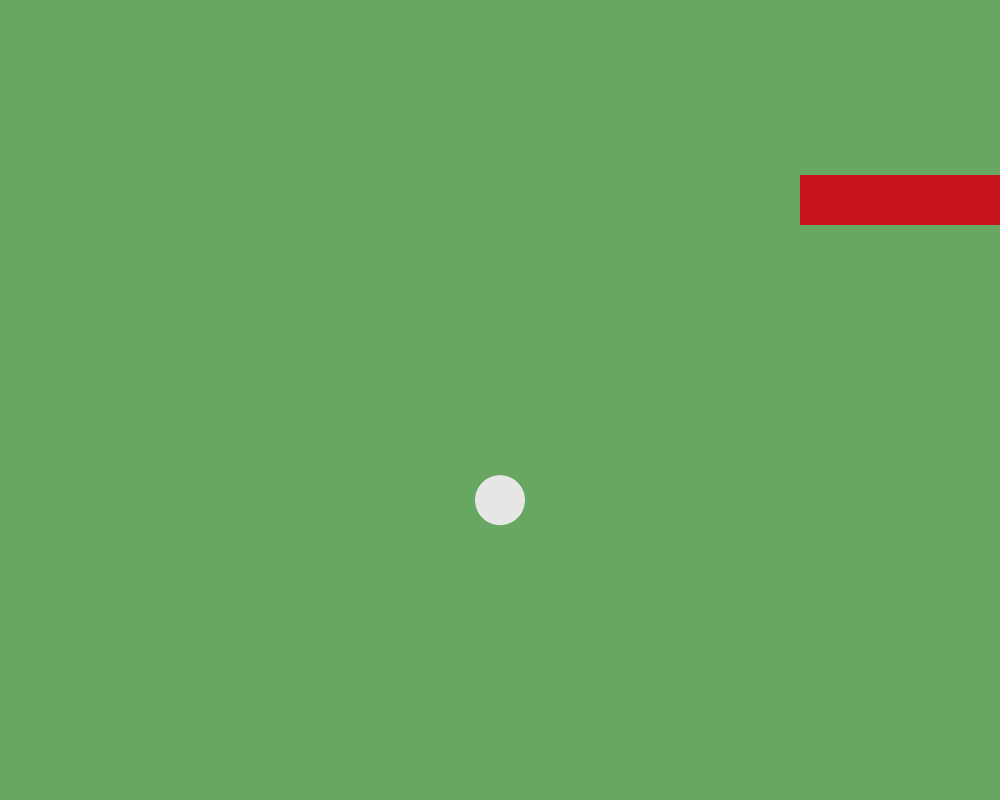
Frame 1 (no input)
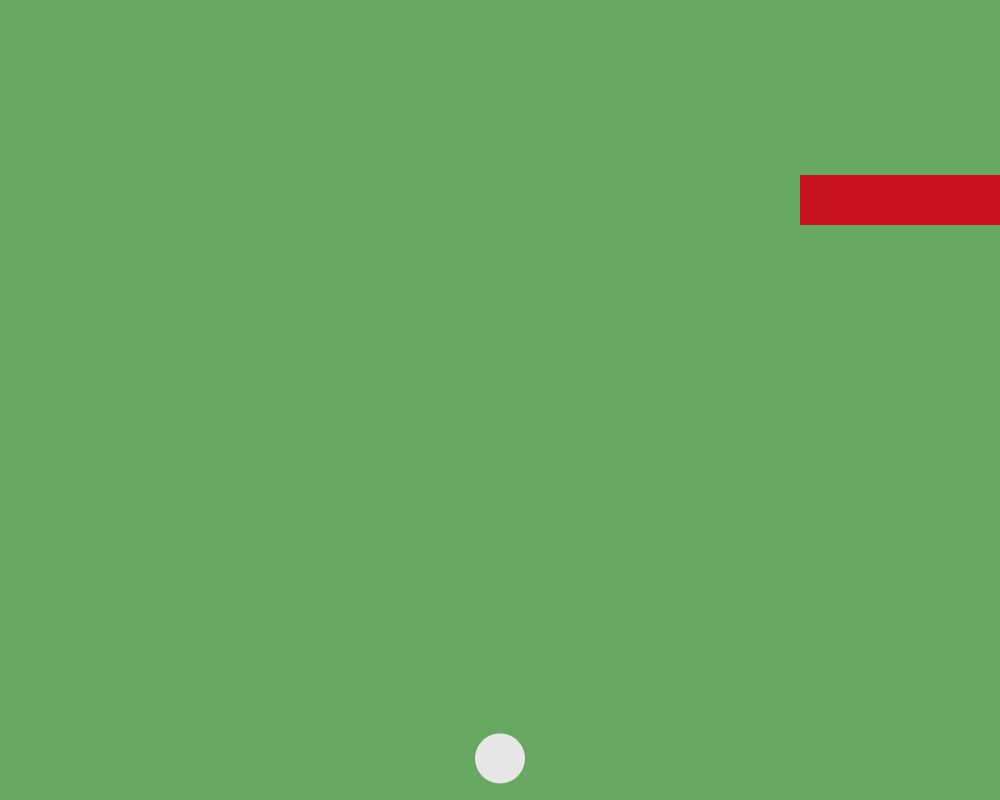
Frame 60 (the mouse pressed at the canvas centre just before this capture)
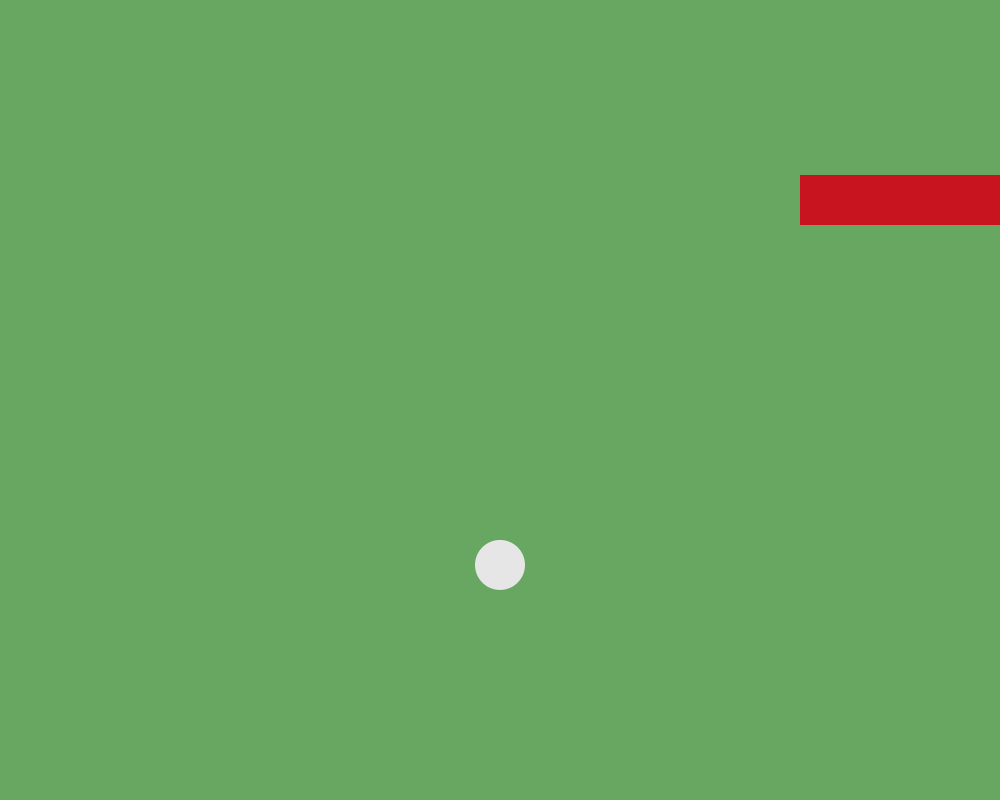
Frame 120 (the mouse held since frame 60 and released just before this capture)

The Processing sketch that drew these frames (run headless with seeded random() and noise(); from frame 60 on, the mouse is pressed at the canvas centre):

// Processing sketch: Throw_the_Ball
// ── Throw_the_Ball.pde

float g = 9.82/frameRate;
float d = 0.008;
color backgroundColor = #67A762;

ThrowBall ball;
Goal goal;

boolean mDragged;

PVector mStart;
PVector mEnd;
float throwForce;

void setup() {
  //fullScreen();
  size(1000,800);
  background(backgroundColor);
  
  mStart = new PVector(0,0);
  mEnd = new PVector(0,0);
  

  ball = new ThrowBall(500, 500, 50, 10);
  goal = new Goal(width - 100,200,200,50);
}

void draw() {
  background(backgroundColor);
  ball.addForce(new PVector(0, ball.mass*g));
  ball.addForce(new PVector(throwForce,0));
  ball.update();
  

  goal.display();


  
}

void mousePressed(){
  mStart.set(mouseX,mouseY);
}
void mouseReleased(){
  mEnd.set(mouseX,mouseY);
  
  println(mStart,mEnd);

  float dragDis = PVector.dist(mStart,mEnd);
  println(dragDis);

throwForce = dragDis/500;
  

}

// ── Goal.pde
class Goal {

  PVector pos;
  float xSize;
  float ySize;

  Goal(float xpos, float ypos, float _xSize, float _ySize) {
    pos = new PVector(xpos, ypos);

    xSize = _xSize;
    ySize = _ySize;
  }

  void display() {
    pushMatrix();
    translate(pos.x, pos.y);
    rectMode(CENTER);
    fill(200, 20, 30);
    rect(0, 0, xSize, ySize);
    popMatrix();
  }
}

// ── ThrowBall.pde
class ThrowBall {
  PVector pos;

  PVector acc;
  PVector vel;
  PVector force;

  float topspeed;
  float mass;
  float size;

  ThrowBall(float xpos, float ypos, float _size, float _mass) {
    pos = new PVector(xpos, ypos);
    vel = new PVector(0, 0);
    acc = new PVector(0, 0);
    force = new PVector(0, 0);
    size = _size;

    mass = _mass;

    topspeed = 30;
  }

  void update() {
    acc = PVector.div(force, mass);
    vel.add(acc);
    pos.add(vel);


    wallCollition();



    //vel.limit(topspeed);



    display();


    force.mult(0);
  }

  void wallCollition() {
    if (pos.y > height - size / 2) {
      pos.y = height - size / 2;
      vel.y *= -0.9;
    } if ( pos.y < 0 + size / 2) {
      pos.y = 0 + size / 2;
      vel.y *= -0.9;
    }
    if (pos.x > width - size / 2) {
      pos.x = width - size / 2;
      vel.x *= -0.9;
    } if (pos.x < 0 + size / 2) {
      pos.x = 0 + size /2;
      vel.x *= -0.9;
    }
  }

  void addForce(PVector newForce) {
    force.add(newForce);
  }




  void display() {
    noStroke();
    fill(230);
    ellipse(pos.x, pos.y, size, size);
  }
}
